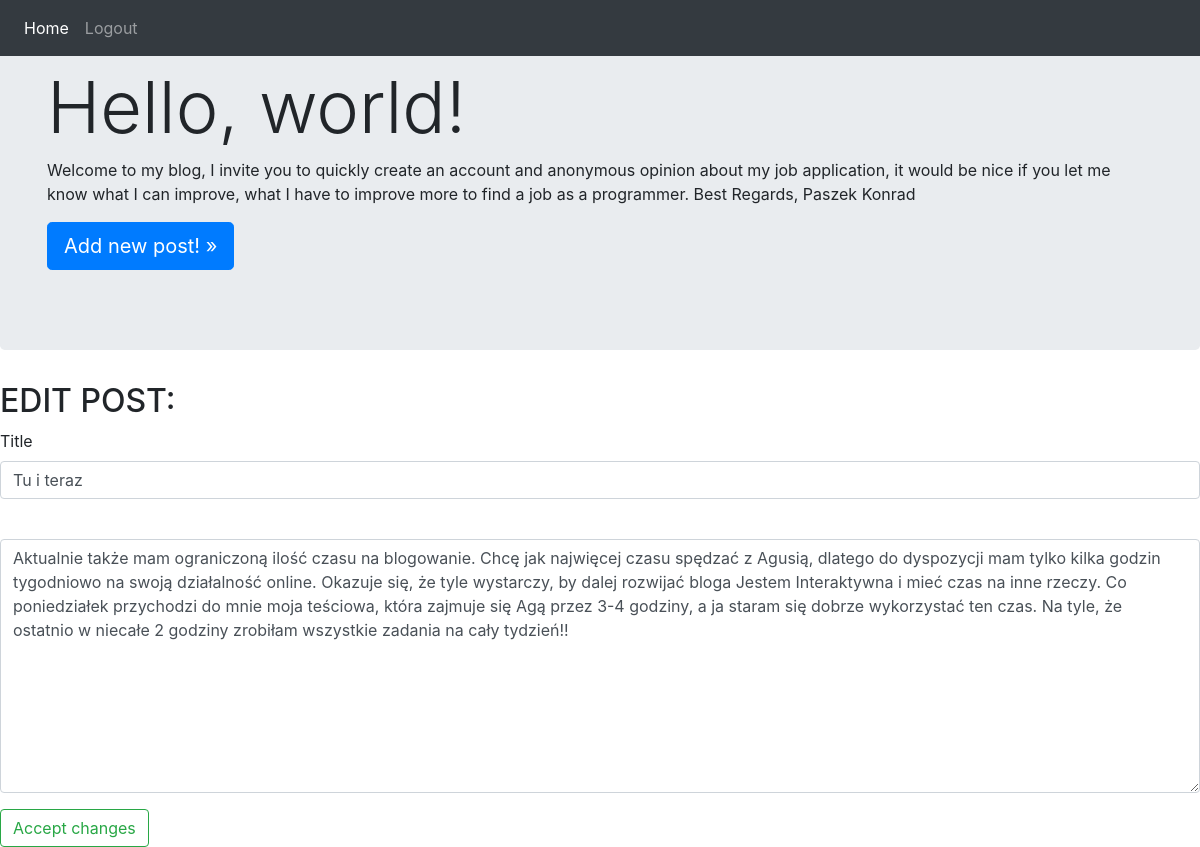
Screenshot of /post/1/edit/ (signed in) with the database file from the repository.
### blogs/models.py (models this page shows, shortened)
class BlogPost(models.Model):
    title = models.CharField(max_length=50)
    text = models.TextField()
    date_added = models.DateTimeField(auto_now_add=True)

### blogs/views.py (the view)
# urls.py: path('post/<int:pk>/edit/', views.edit_post, name='edit_post'),
@login_required
def edit_post(request, pk):
    post = get_object_or_404(BlogPost, pk=pk)
    title = post.title
    if request.method != 'POST':
        form = BlogForm(instance=post)
    else:
        form = BlogForm(instance=post, data=request.POST)
        if form.is_valid():
            form.save()
            return redirect('blogs:index')
    context = {'title': title, 'post': post, 'form':form}
    return render(request, 'blogs/edit_post.html', context)

### blogs/forms.py
class BlogForm(forms.ModelForm):
    class Meta:
        model = BlogPost
        fields= ['title', 'text']
        labels = {'text': ''}
        widgets = {'text': forms.Textarea(attrs={'cols': 80})}

### blogs/templates/blogs/edit_post.html (shortened to what this page needs)
{% extends "blogs/base.html" %}
{% load bootstrap4 %}
{% block content %}
{% block page_header %}
  <h2>EDIT POST:</h2>
{% endblock page_header %}
<form action="{% url 'blogs:edit_post' pk=post.pk%}" method="post">
    {% bootstrap_form form %}
    <button class="btn btn-outline-success" name="submit">Accept changes</button>
</form>
{% endblock content %}

### rows the page displays
BlogPost: title "Tu i teraz", text "Aktualnie także mam ograniczoną ilość czasu na blogowanie. Chcę jak najwięcej czasu spędzać z Agusią, dlatego do dyspozycji mam tylko kilka godzin tygodniowo na swoją działalność online. Okazuje się, że tyle wystarczy, by dalej rozwijać bloga Jestem Interaktywna i mieć czas na inne rzeczy. Co poniedziałek przychodzi do mnie moja teściowa, która zajmuje się Agą przez 3-4 godziny, a ja staram się dobrze wykorzystać ten czas. Na tyle, że ostatnio w niecałe 2 godziny zrobiłam wszystkie zadania na cały tydzień!!"
